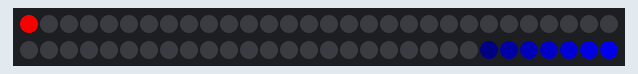
Bench run of a sketch on a simulated Arduino Uno, built for the host (arithmetic inside an expression is 32-bit, double 64-bit). Shown: 60 RGB LEDs in strip order, left to right, continuing on the next row.

Above: at 0.01 s.
At 0.85 s:
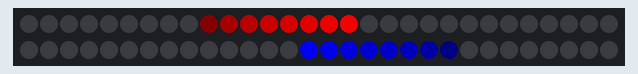
At 1.79 s:
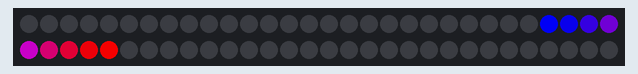
At 3.46 s:
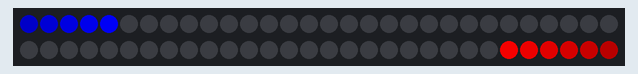
At 5.14 s:
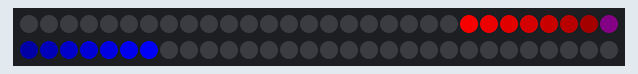
At 7.03 s:
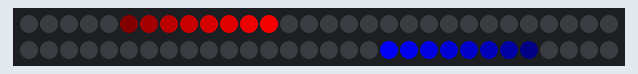

Measured:
- by itself, everything shown: repeats every 6.5 s, in 122 steps

The sketch:

NeoFireAndIce1.ino
```cpp
// (licence header left out)
#include <fix_fft.h>
#include <SPI.h>
#include <Adafruit_NeoPixel.h>

// NeoPixels
#define PIN 10
#define NUMPIXELS 60
#define NUM_SHOW 8

#define RED 0
#define GREEN 1
#define BLUE 2

int IrisLocRed = 0;
int StepperRed = 1;

int IrisLocBlue = NUMPIXELS;
int StepperBlue = 1;

// Parameter 1 = number of pixels in strip
// Parameter 2 = pin number (most are valid)
// Parameter 3 = pixel type flags, add together as needed:
//   NEO_KHZ800  800 KHz bitstream (most NeoPixel products w/WS2812 LEDs)
//   NEO_KHZ400  400 KHz (classic 'v1' (not v2) FLORA pixels, WS2811 drivers)
//   NEO_GRB     Pixels are wired for GRB bitstream (most NeoPixel products)
//   NEO_RGB     Pixels are wired for RGB bitstream (v1 FLORA pixels, not v2)
Adafruit_NeoPixel strip = Adafruit_NeoPixel(NUMPIXELS, PIN, NEO_GRB + NEO_KHZ800);

int pixelColors[NUMPIXELS + 1][3];

void setup() {
  strip.begin();
  strip.show(); // Initialize all pixels to 'off'

  // debug
  Serial.begin(9600);
}

void loop() {
  display();

  if (IrisLocRed >= NUMPIXELS || IrisLocRed < 0) {
    StepperRed = -StepperRed;
  }
  IrisLocRed += StepperRed; //*/

  if (IrisLocBlue >= NUMPIXELS || IrisLocBlue < 0) {
    StepperBlue = -StepperBlue;
  }
  IrisLocBlue += StepperBlue; //*/

  delay(50);
}


void display() {
  // clear the pixels
  for (int i = 0; i < NUMPIXELS; i++) {
    strip.setPixelColor(i, Color(0,0,0));
  }

  for (int i = 0; i < NUMPIXELS; i++) {
    for (int j = 0; j < 3; j++) {
      pixelColors[i][j] = 0;
    }
  }

  // set the iris
  int baseRed = 255, baseBlue = 255;
  pixelColors[IrisLocRed][RED] = baseRed;
  pixelColors[IrisLocBlue][BLUE] = baseBlue;

  // set the tails
  int red = baseRed, blue = baseBlue;
  int rCompare = baseRed/NUM_SHOW, bCompare = baseBlue/NUM_SHOW;

  for (int i = 0; IrisLocRed - i >= 0; i++) {
    if (red >= rCompare)
      red -= rCompare;
    pixelColors[IrisLocRed - i*StepperRed][RED] = red;
    if (red <= rCompare)
      break;
  }

  for (int i = 0; IrisLocBlue - i >= 0; i++) {
    if (blue >= bCompare)
      blue -= bCompare;
    pixelColors[IrisLocBlue - i*StepperBlue][BLUE] = blue;
    if (blue <= bCompare)
      break;
  }

  for (int i = 0; i < NUMPIXELS; i++) {
    strip.setPixelColor(i, Color(pixelColors[i][RED], pixelColors[i][GREEN], pixelColors[i][BLUE]));
  }

  strip.show();
}


/* Helper functions */

// Create a 24 bit color value from R,G,B
uint32_t Color(byte r, byte g, byte b) {
  uint32_t c;
  c = r;
  c <<= 8;
  c |= g;
  c <<= 8;
  c |= b;
  return c;
}
```
